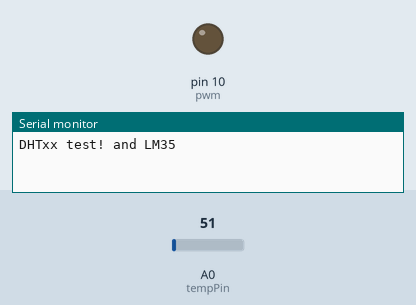
Recording of a sketch running on a simulated Arduino Uno, built with avr-gcc and run on an emulated ATmega328P. Parts: output pins drawn as LEDs (lit = HIGH), the last lines printed to the serial monitor. Inputs (shaded band) come from the test bench; at power-on: A0 (tempPin) = 51.

Above: at 0.1 s.
At 126.2 s:
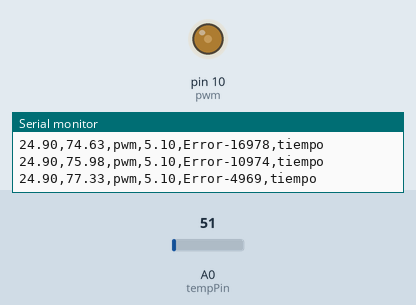
Timing chart, 0 to 127.7 s (numbered marks = the images above):
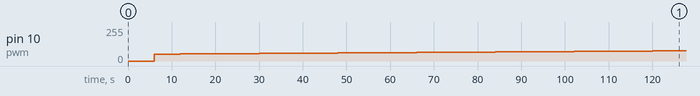

Measured:
- by itself, pin 10 (pwm): moves from 0/255 to 78/255 over 120 s

The sketch:

PI_prueba1.ino
```cpp
/* programa para realizar un control PI controlando una huevera   con un foco incandescente de 50 Watts
El sensor de temperatura usado es el LM35 los valores de las ganancias fueron calculados con base a su modelo matematico realizado por aproximación por medio de la herramienta de  simulink donde se adquirieron
aproximadamente  10 mil muestras  para encontrar una planta de confiabilidad de 97%
se simulo la planta y se ajusto el PID con base a la planta
*/


float tempC=0;;
float tprom=0;
int tempPin = 0; // Definimos la entrada en pin A0
unsigned long timep,ttime,etime,timepp;
int setu=30;  //setu  valor en cuentas de encoder
float kp=9.87026504016545, ki=0.264937464595288, kd=0;;//kp=2.81039550086614,ki=0.025777397238068,kd=0.02;
float ea=0,cin=0,de=0,error=0,ee;                 //errores
int pwm=10,time=0;;                            //declaración de pin
float u=0,ua=0,temp=0;
int win=15;  //wi 25
void PID_HIPPIE();
void setup()
{
    // Abre puerto serial y lo configura a 9600 bps
    Serial.begin(9600);
    Serial.println("DHTxx test! and LM35");
    pinMode(pwm, OUTPUT);

}


void PID_HIPPIE(int set)
{ //error=set-tempC;
error=set-tprom;
de=ea-error; // corregir con respecto al tiempo error actual
//u=kp*error+ki*cin sistema termico sale bien  ; //kp*error+ki*cin+kd*de  con brazo;
u=(kp+ki)*error-kp*ea+ua;// LEYJ
ea=error;
ua=u;
if (abs(error)<win)      //solo entra con el PID
{cin+=error;}
else
cin=0;
if (u>255)
u=255;
if (u<-255) //
u=0;//255-abs(u)            //limitación de PWM
analogWrite(pwm,abs(u));
  }

void loop()
{
     delay(300);   //cambiar salida de control 1  a 700 m
      // Lee el valor desde el sensor
     time=millis();
    tempC = analogRead(tempPin);
    // Convierte el valor a temperatura
    tempC = ( 5*tempC*100)/1024;//(5 * tempC * 100.0)/1024.0;
    tprom=tprom+tempC;
     temp=++temp;

     if(temp>=20){      // se obtiene una temperatura promedio en un periodo d emuestreo de 300 ms
       tprom=tprom/20;
    Serial.print(tprom); // me gusto más este  tiene menos precision pero su valor incremental se aprecia mejor
    // que el DT11
    Serial.print("\54") ;
    Serial.print(u);
    Serial.print("\54") ;
    Serial.print("pwm");
    Serial.print("\54") ;
    Serial.print(error);
    Serial.print("\54") ;
    Serial.print("Error");
    Serial.print(time);
    Serial.print("\54") ;
    Serial.println("tiempo");
    PID_HIPPIE(setu);

    tprom=0;
     temp=0;
      }


}
```
